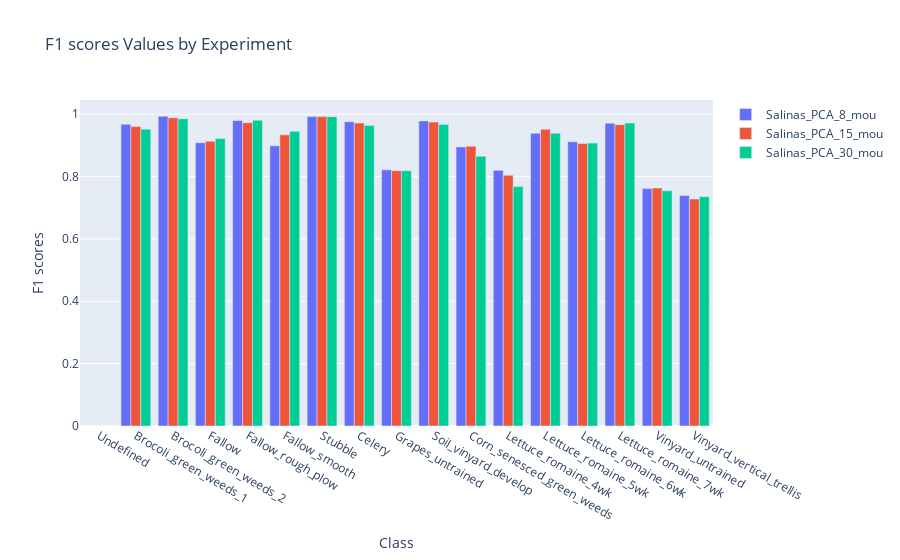

Notebook code for this chart:
### Code cell
ds = 'Salinas'
dr = 'PCA'
model = 'mou'
plot_grouped_values(df_results[(df_results['Dataset'] == ds) 
                & (df_results['DR Method'] == dr)
                & (df_results['Model'] ==  model)], 
                LABELS[ds],
                metric='F1 scores')

### Figure 1 — Plotly figure (JSON) as saved in the notebook; plotly's stock layout.template omitted (floating-point values rounded to 4 significant figures)
{"data": [{"name": "Salinas_PCA_8_mou", "type": "bar", "x": ["Undefined", "Brocoli_green_weeds_1", "Brocoli_green_weeds_2", "Fallow", "Fallow_rough_plow", "Fallow_smooth", "Stubble", "Celery", "Grapes_untrained", "Soil_vinyard_develop", "Corn_senesced_green_weeds", "Lettuce_romaine_4wk", "Lettuce_romaine_5wk", "Lettuce_romaine_6wk", "Lettuce_romaine_7wk", "Vinyard_untrained", "Vinyard_vertical_trellis"], "y": [0, 0.9674, 0.9932, 0.9084, 0.9795, 0.8984, 0.9922, 0.9758, 0.8215, 0.9785, 0.895, 0.8199, 0.9389, 0.9114, 0.9709, 0.7615, 0.7389]}, {"name": "Salinas_PCA_15_mou", "type": "bar", "x": ["Undefined", "Brocoli_green_weeds_1", "Brocoli_green_weeds_2", "Fallow", "Fallow_rough_plow", "Fallow_smooth", "Stubble", "Celery", "Grapes_untrained", "Soil_vinyard_develop", "Corn_senesced_green_weeds", "Lettuce_romaine_4wk", "Lettuce_romaine_5wk", "Lettuce_romaine_6wk", "Lettuce_romaine_7wk", "Vinyard_untrained", "Vinyard_vertical_trellis"], "y": [0, 0.9602, 0.9886, 0.9135, 0.9728, 0.9336, 0.9922, 0.9716, 0.8187, 0.9745, 0.897, 0.8042, 0.9516, 0.9063, 0.9664, 0.7635, 0.7279]}, {"name": "Salinas_PCA_30_mou", "type": "bar", "x": ["Undefined", "Brocoli_green_weeds_1", "Brocoli_green_weeds_2", "Fallow", "Fallow_rough_plow", "Fallow_smooth", "Stubble", "Celery", "Grapes_untrained", "Soil_vinyard_develop", "Corn_senesced_green_weeds", "Lettuce_romaine_4wk", "Lettuce_romaine_5wk", "Lettuce_romaine_6wk", "Lettuce_romaine_7wk", "Vinyard_untrained", "Vinyard_vertical_trellis"], "y": [0, 0.952, 0.9854, 0.9222, 0.9807, 0.9449, 0.9921, 0.9638, 0.8184, 0.9672, 0.8655, 0.7677, 0.9391, 0.9072, 0.9715, 0.7543, 0.7354]}], "layout": {"barmode": "group", "title": {"text": "F1 scores Values by Experiment"}, "xaxis": {"title": {"text": "Class"}}, "yaxis": {"title": {"text": "F1 scores"}}}}
